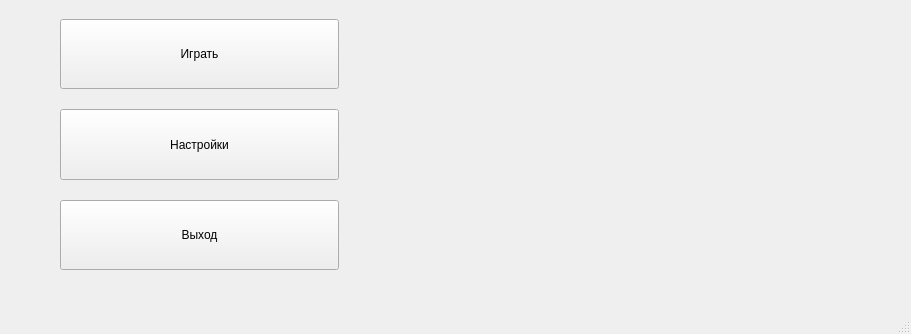
<?xml version="1.0" encoding="UTF-8"?>
<ui version="4.0">
 <class>MainWindow</class>
 <widget class="QMainWindow" name="MainWindow">
  <property name="geometry">
   <rect>
    <x>0</x>
    <y>0</y>
    <width>911</width>
    <height>334</height>
   </rect>
  </property>
  <property name="windowTitle">
   <string>MainWindow</string>
  </property>
  <widget class="QWidget" name="centralwidget">
   <layout class="QVBoxLayout" name="verticalLayout_3">
    <item>
     <widget class="QStackedWidget" name="Screens">
      <property name="toolTipDuration">
       <number>-1</number>
      </property>
      <property name="autoFillBackground">
       <bool>true</bool>
      </property>
      <widget class="QWidget" name="MainScreen">
       <widget class="QWidget" name="gridLayoutWidget_2">
        <property name="geometry">
         <rect>
          <x>50</x>
          <y>10</y>
          <width>281</width>
          <height>251</height>
         </rect>
        </property>
        <layout class="QGridLayout" name="MenuButtons">
         <property name="sizeConstraint">
          <enum>QLayout::SetMinimumSize</enum>
         </property>
         <property name="verticalSpacing">
          <number>20</number>
         </property>
         <item row="3" column="0">
          <widget class="QPushButton" name="ExitButton">
           <property name="sizePolicy">
            <sizepolicy hsizetype="Minimum" vsizetype="Minimum">
             <horstretch>0</horstretch>
             <verstretch>0</verstretch>
            </sizepolicy>
           </property>
           <property name="text">
            <string>Выход</string>
           </property>
          </widget>
         </item>
         <item row="0" column="0">
          <widget class="QPushButton" name="PlayButton">
           <property name="sizePolicy">
            <sizepolicy hsizetype="Minimum" vsizetype="Minimum">
             <horstretch>0</horstretch>
             <verstretch>0</verstretch>
            </sizepolicy>
           </property>
           <property name="text">
            <string>Играть</string>
           </property>
          </widget>
         </item>
         <item row="2" column="0">
          <widget class="QPushButton" name="SettingsButton">
           <property name="sizePolicy">
            <sizepolicy hsizetype="Minimum" vsizetype="Minimum">
             <horstretch>0</horstretch>
             <verstretch>0</verstretch>
            </sizepolicy>
           </property>
           <property name="maximumSize">
            <size>
             <width>279</width>
             <height>16777215</height>
            </size>
           </property>
           <property name="text">
            <string>Настройки</string>
           </property>
          </widget>
         </item>
        </layout>
       </widget>
      </widget>
      <widget class="QWidget" name="SettingsScreen">
       <widget class="QPushButton" name="GetPath">
        <property name="geometry">
         <rect>
          <x>280</x>
          <y>40</y>
          <width>141</width>
          <height>51</height>
         </rect>
        </property>
        <property name="text">
         <string>PushButton</string>
        </property>
       </widget>
       <widget class="QTextEdit" name="DifficultyField">
        <property name="geometry">
         <rect>
          <x>40</x>
          <y>120</y>
          <width>201</width>
          <height>70</height>
         </rect>
        </property>
        <property name="font">
         <font>
          <family>0xProto Nerd Font</family>
          <pointsize>20</pointsize>
         </font>
        </property>
       </widget>
       <widget class="QLabel" name="path">
        <property name="geometry">
         <rect>
          <x>50</x>
          <y>30</y>
          <width>211</width>
          <height>61</height>
         </rect>
        </property>
        <property name="font">
         <font>
          <family>0xProto Nerd Font</family>
          <pointsize>15</pointsize>
         </font>
        </property>
        <property name="text">
         <string>None</string>
        </property>
       </widget>
       <widget class="QPushButton" name="ReturnToMainMenu">
        <property name="geometry">
         <rect>
          <x>760</x>
          <y>240</y>
          <width>81</width>
          <height>26</height>
         </rect>
        </property>
        <property name="text">
         <string>Обратно</string>
        </property>
       </widget>
       <widget class="QLabel" name="Options">
        <property name="geometry">
         <rect>
          <x>260</x>
          <y>100</y>
          <width>411</width>
          <height>131</height>
         </rect>
        </property>
        <property name="font">
         <font>
          <family>0xProto Nerd Font</family>
          <pointsize>20</pointsize>
         </font>
        </property>
        <property name="text">
         <string>None</string>
        </property>
       </widget>
       <widget class="QPushButton" name="SaveSettings">
        <property name="geometry">
         <rect>
          <x>40</x>
          <y>240</y>
          <width>81</width>
          <height>26</height>
         </rect>
        </property>
        <property name="text">
         <string>Применить</string>
        </property>
       </widget>
      </widget>
      <widget class="QWidget" name="GameMenu">
       <widget class="QWidget" name="verticalLayoutWidget_5">
        <property name="geometry">
         <rect>
          <x>630</x>
          <y>90</y>
          <width>191</width>
          <height>61</height>
         </rect>
        </property>
        <layout class="QVBoxLayout" name="verticalLayout_4">
         <item>
          <widget class="QPushButton" name="HumanComp">
           <property name="text">
            <string>Человек vs Компьютер</string>
           </property>
          </widget>
         </item>
        </layout>
       </widget>
       <widget class="QWidget" name="verticalLayoutWidget_6">
        <property name="geometry">
         <rect>
          <x>80</x>
          <y>90</y>
          <width>191</width>
          <height>61</height>
         </rect>
        </property>
        <layout class="QVBoxLayout" name="verticalLayout_5">
         <item>
          <widget class="QPushButton" name="CompHuman">
           <property name="text">
            <string>Компьютер vs  Человек</string>
           </property>
          </widget>
         </item>
        </layout>
       </widget>
      </widget>
      <widget class="QWidget" name="PlayScreen">
       <widget class="QWidget" name="verticalLayoutWidget_2">
        <property name="geometry">
         <rect>
          <x>590</x>
          <y>0</y>
          <width>221</width>
          <height>261</height>
         </rect>
        </property>
        <layout class="QVBoxLayout" name="Widget">
         <item>
          <widget class="QStackedWidget" name="Animate">
           <property name="currentIndex">
            <number>0</number>
           </property>
           <widget class="QWidget" name="page_1">
            <widget class="QLabel" name="label">
             <property name="geometry">
              <rect>
               <x>0</x>
               <y>0</y>
               <width>259</width>
               <height>296</height>
              </rect>
             </property>
             <property name="font">
              <font>
               <family>0xProto Nerd Font</family>
               <pointsize>20</pointsize>
              </font>
             </property>
             <property name="text">
              <string>&lt;html lang=&quot;en&quot;&gt;
&lt;head&gt;
    &lt;meta charset=&quot;UTF-8&quot;&gt;
    &lt;meta name=&quot;viewport&quot; content=&quot;width=device-width, initial-scale=1.0&quot;&gt;
    &lt;title&gt;ASCII Art in HTML&lt;/title&gt;
&lt;/head&gt;
&lt;body&gt;
    &lt;pre&gt;
     _______
     |    \|
           |
           |
           |
          /|
  ===========
    &lt;/pre&gt;
&lt;/body&gt;
&lt;/html&gt;</string>
             </property>
            </widget>
           </widget>
           <widget class="QWidget" name="page_2">
            <widget class="QLabel" name="label_3">
             <property name="geometry">
              <rect>
               <x>0</x>
               <y>0</y>
               <width>259</width>
               <height>296</height>
              </rect>
             </property>
             <property name="font">
              <font>
               <family>0xProto Nerd Font</family>
               <pointsize>20</pointsize>
              </font>
             </property>
             <property name="text">
              <string>&lt;html lang=&quot;en&quot;&gt;
&lt;head&gt;
    &lt;meta charset=&quot;UTF-8&quot;&gt;
    &lt;meta name=&quot;viewport&quot; content=&quot;width=device-width, initial-scale=1.0&quot;&gt;
    &lt;title&gt;ASCII Art in HTML&lt;/title&gt;
&lt;/head&gt;
&lt;body&gt;
    &lt;pre&gt;
     _______
     |    \|
     O     |
           |
           |
          /|
  ===========
    &lt;/pre&gt;
&lt;/body&gt;
&lt;/html&gt;</string>
             </property>
            </widget>
           </widget>
           <widget class="QWidget" name="page_3">
            <widget class="QLabel" name="label_9">
             <property name="geometry">
              <rect>
               <x>0</x>
               <y>0</y>
               <width>259</width>
               <height>261</height>
              </rect>
             </property>
             <property name="font">
              <font>
               <family>0xProto Nerd Font</family>
               <pointsize>20</pointsize>
              </font>
             </property>
             <property name="text">
              <string>&lt;html lang=&quot;en&quot;&gt;
&lt;head&gt;
    &lt;meta charset=&quot;UTF-8&quot;&gt;
    &lt;meta name=&quot;viewport&quot; content=&quot;width=device-width, initial-scale=1.0&quot;&gt;
    &lt;title&gt;ASCII Art in HTML&lt;/title&gt;
&lt;/head&gt;
&lt;body&gt;
    &lt;pre&gt;
     _______
     |    \|
     O     |
     |     |
           |
          /|
  ===========
    &lt;/pre&gt;
&lt;/body&gt;
&lt;/html&gt;</string>
             </property>
            </widget>
           </widget>
           <widget class="QWidget" name="page_4">
            <widget class="QLabel" name="label_8">
             <property name="geometry">
              <rect>
               <x>0</x>
               <y>0</y>
               <width>259</width>
               <height>296</height>
              </rect>
             </property>
             <property name="font">
              <font>
               <family>0xProto Nerd Font</family>
               <pointsize>20</pointsize>
              </font>
             </property>
             <property name="text">
              <string>&lt;html lang=&quot;en&quot;&gt;
&lt;head&gt;
    &lt;meta charset=&quot;UTF-8&quot;&gt;
    &lt;meta name=&quot;viewport&quot; content=&quot;width=device-width, initial-scale=1.0&quot;&gt;
    &lt;title&gt;ASCII Art in HTML&lt;/title&gt;
&lt;/head&gt;
&lt;body&gt;
    &lt;pre&gt;
     _______
     |    \|
     O     |
    /|     |
           |
          /|
  ===========
    &lt;/pre&gt;
&lt;/body&gt;
&lt;/html&gt;</string>
             </property>
            </widget>
           </widget>
           <widget class="QWidget" name="page_5">
            <widget class="QLabel" name="label_7">
             <property name="geometry">
              <rect>
               <x>0</x>
               <y>0</y>
               <width>259</width>
               <height>296</height>
              </rect>
             </property>
             <property name="font">
              <font>
               <family>0xProto Nerd Font</family>
               <pointsize>20</pointsize>
              </font>
             </property>
             <property name="text">
              <string>&lt;html lang=&quot;en&quot;&gt;
&lt;head&gt;
    &lt;meta charset=&quot;UTF-8&quot;&gt;
    &lt;meta name=&quot;viewport&quot; content=&quot;width=device-width, initial-scale=1.0&quot;&gt;
    &lt;title&gt;ASCII Art in HTML&lt;/title&gt;
&lt;/head&gt;
&lt;body&gt;
    &lt;pre&gt;
     _______
     |    \|
     O     |
    /|\    |
           |
          /|
  ===========
    &lt;/pre&gt;
&lt;/body&gt;
&lt;/html&gt;</string>
             </property>
            </widget>
           </widget>
           <widget class="QWidget" name="page_6">
            <widget class="QLabel" name="label_6">
             <property name="geometry">
              <rect>
               <x>0</x>
               <y>0</y>
               <width>259</width>
               <height>296</height>
              </rect>
             </property>
             <property name="font">
              <font>
               <family>0xProto Nerd Font</family>
               <pointsize>20</pointsize>
              </font>
             </property>
             <property name="text">
              <string>&lt;html lang=&quot;en&quot;&gt;
&lt;head&gt;
    &lt;meta charset=&quot;UTF-8&quot;&gt;
    &lt;meta name=&quot;viewport&quot; content=&quot;width=device-width, initial-scale=1.0&quot;&gt;
    &lt;title&gt;ASCII Art in HTML&lt;/title&gt;
&lt;/head&gt;
&lt;body&gt;
    &lt;pre&gt;
     _______
     |    \|
     O     |
    /|\    |
    /      |
          /|
  ===========
    &lt;/pre&gt;
&lt;/body&gt;
&lt;/html&gt;</string>
             </property>
            </widget>
           </widget>
           <widget class="QWidget" name="page_7">
            <widget class="QLabel" name="label_5">
             <property name="geometry">
              <rect>
               <x>0</x>
               <y>0</y>
               <width>259</width>
               <height>296</height>
              </rect>
             </property>
             <property name="font">
              <font>
               <family>0xProto Nerd Font</family>
               <pointsize>20</pointsize>
              </font>
             </property>
             <property name="text">
              <string>&lt;html lang=&quot;en&quot;&gt;
&lt;head&gt;
    &lt;meta charset=&quot;UTF-8&quot;&gt;
    &lt;meta name=&quot;viewport&quot; content=&quot;width=device-width, initial-scale=1.0&quot;&gt;
    &lt;title&gt;ASCII Art in HTML&lt;/title&gt;
&lt;/head&gt;
&lt;body&gt;
    &lt;pre&gt;
     _______
     |    \|
     O     |
    /|\    |
    / \    |
          /|
  ===========
    &lt;/pre&gt;
&lt;/body&gt;
&lt;/html&gt;</string>
             </property>
            </widget>
           </widget>
          </widget>
         </item>
        </layout>
       </widget>
       <widget class="QWidget" name="verticalLayoutWidget">
        <property name="geometry">
         <rect>
          <x>60</x>
          <y>10</y>
          <width>271</width>
          <height>80</height>
         </rect>
        </property>
        <layout class="QVBoxLayout" name="verticalLayout">
         <item>
          <widget class="QLabel" name="label_2">
           <property name="font">
            <font>
             <family>0xProto Nerd Font</family>
             <pointsize>20</pointsize>
            </font>
           </property>
           <property name="text">
            <string>TextLabel</string>
           </property>
          </widget>
         </item>
        </layout>
       </widget>
       <widget class="QWidget" name="verticalLayoutWidget_3">
        <property name="geometry">
         <rect>
          <x>60</x>
          <y>160</y>
          <width>269</width>
          <height>78</height>
         </rect>
        </property>
        <layout class="QVBoxLayout" name="verticalLayout_2">
         <item>
          <widget class="QTextEdit" name="textEdit">
           <property name="font">
            <font>
             <family>0xProto Nerd Font</family>
             <pointsize>20</pointsize>
            </font>
           </property>
          </widget>
         </item>
        </layout>
       </widget>
      </widget>
      <widget class="QWidget" name="Plays">
       <widget class="QWidget" name="verticalLayoutWidget_4">
        <property name="geometry">
         <rect>
          <x>630</x>
          <y>0</y>
          <width>221</width>
          <height>261</height>
         </rect>
        </property>
        <layout class="QVBoxLayout" name="Widget_2">
         <item>
          <widget class="QStackedWidget" name="Animate_2">
           <property name="currentIndex">
            <number>0</number>
           </property>
           <widget class="QWidget" name="page_8">
            <widget class="QLabel" name="label_4">
             <property name="geometry">
              <rect>
               <x>-10</x>
               <y>-10</y>
               <width>259</width>
               <height>296</height>
              </rect>
             </property>
             <property name="font">
              <font>
               <family>0xProto Nerd Font</family>
               <pointsize>20</pointsize>
              </font>
             </property>
             <property name="text">
              <string>&lt;html lang=&quot;en&quot;&gt;
&lt;head&gt;
    &lt;meta charset=&quot;UTF-8&quot;&gt;
    &lt;meta name=&quot;viewport&quot; content=&quot;width=device-width, initial-scale=1.0&quot;&gt;
    &lt;title&gt;ASCII Art in HTML&lt;/title&gt;
&lt;/head&gt;
&lt;body&gt;
    &lt;pre&gt;
     _______
     |    \|
           |
           |
           |
          /|
  ===========
    &lt;/pre&gt;
&lt;/body&gt;
&lt;/html&gt;</string>
             </property>
            </widget>
           </widget>
           <widget class="QWidget" name="page_9">
            <widget class="QLabel" name="label_10">
             <property name="geometry">
              <rect>
               <x>0</x>
               <y>0</y>
               <width>259</width>
               <height>296</height>
              </rect>
             </property>
             <property name="font">
              <font>
               <family>0xProto Nerd Font</family>
               <pointsize>20</pointsize>
              </font>
             </property>
             <property name="text">
              <string>&lt;html lang=&quot;en&quot;&gt;
&lt;head&gt;
    &lt;meta charset=&quot;UTF-8&quot;&gt;
    &lt;meta name=&quot;viewport&quot; content=&quot;width=device-width, initial-scale=1.0&quot;&gt;
    &lt;title&gt;ASCII Art in HTML&lt;/title&gt;
&lt;/head&gt;
&lt;body&gt;
    &lt;pre&gt;
     _______
     |    \|
     O     |
           |
           |
          /|
  ===========
    &lt;/pre&gt;
&lt;/body&gt;
&lt;/html&gt;</string>
             </property>
            </widget>
           </widget>
           <widget class="QWidget" name="page_10">
            <widget class="QLabel" name="label_11">
             <property name="geometry">
              <rect>
               <x>0</x>
               <y>0</y>
               <width>259</width>
               <height>261</height>
              </rect>
             </property>
             <property name="font">
              <font>
               <family>0xProto Nerd Font</family>
               <pointsize>20</pointsize>
              </font>
             </property>
             <property name="text">
              <string>&lt;html lang=&quot;en&quot;&gt;
&lt;head&gt;
    &lt;meta charset=&quot;UTF-8&quot;&gt;
    &lt;meta name=&quot;viewport&quot; content=&quot;width=device-width, initial-scale=1.0&quot;&gt;
    &lt;title&gt;ASCII Art in HTML&lt;/title&gt;
&lt;/head&gt;
&lt;body&gt;
    &lt;pre&gt;
     _______
     |    \|
     O     |
     |     |
           |
          /|
  ===========
    &lt;/pre&gt;
&lt;/body&gt;
&lt;/html&gt;</string>
             </property>
            </widget>
           </widget>
           <widget class="QWidget" name="page_11">
            <widget class="QLabel" name="label_12">
             <property name="geometry">
              <rect>
               <x>0</x>
               <y>0</y>
               <width>259</width>
               <height>296</height>
              </rect>
             </property>
             <property name="font">
              <font>
               <family>0xProto Nerd Font</family>
               <pointsize>20</pointsize>
              </font>
             </property>
             <property name="text">
              <string>&lt;html lang=&quot;en&quot;&gt;
&lt;head&gt;
    &lt;meta charset=&quot;UTF-8&quot;&gt;
    &lt;meta name=&quot;viewport&quot; content=&quot;width=device-width, initial-scale=1.0&quot;&gt;
    &lt;title&gt;ASCII Art in HTML&lt;/title&gt;
&lt;/head&gt;
&lt;body&gt;
    &lt;pre&gt;
     _______
     |    \|
     O     |
    /|     |
           |
          /|
  ===========
    &lt;/pre&gt;
&lt;/body&gt;
&lt;/html&gt;</string>
             </property>
            </widget>
           </widget>
           <widget class="QWidget" name="page_12">
            <widget class="QLabel" name="label_13">
             <property name="geometry">
              <rect>
               <x>0</x>
               <y>0</y>
               <width>259</width>
               <height>296</height>
              </rect>
             </property>
             <property name="font">
              <font>
               <family>0xProto Nerd Font</family>
               <pointsize>20</pointsize>
              </font>
             </property>
             <property name="text">
              <string>&lt;html lang=&quot;en&quot;&gt;
&lt;head&gt;
    &lt;meta charset=&quot;UTF-8&quot;&gt;
    &lt;meta name=&quot;viewport&quot; content=&quot;width=device-width, initial-scale=1.0&quot;&gt;
    &lt;title&gt;ASCII Art in HTML&lt;/title&gt;
&lt;/head&gt;
&lt;body&gt;
    &lt;pre&gt;
     _______
     |    \|
     O     |
    /|\    |
           |
          /|
  ===========
    &lt;/pre&gt;
&lt;/body&gt;
&lt;/html&gt;</string>
             </property>
            </widget>
           </widget>
           <widget class="QWidget" name="page_13">
            <widget class="QLabel" name="label_14">
             <property name="geometry">
              <rect>
               <x>0</x>
               <y>0</y>
               <width>259</width>
               <height>296</height>
              </rect>
             </property>
             <property name="font">
              <font>
               <family>0xProto Nerd Font</family>
               <pointsize>20</pointsize>
              </font>
             </property>
             <property name="text">
              <string>&lt;html lang=&quot;en&quot;&gt;
&lt;head&gt;
    &lt;meta charset=&quot;UTF-8&quot;&gt;
    &lt;meta name=&quot;viewport&quot; content=&quot;width=device-width, initial-scale=1.0&quot;&gt;
    &lt;title&gt;ASCII Art in HTML&lt;/title&gt;
&lt;/head&gt;
&lt;body&gt;
    &lt;pre&gt;
     _______
     |    \|
     O     |
    /|\    |
    /      |
          /|
  ===========
    &lt;/pre&gt;
&lt;/body&gt;
&lt;/html&gt;</string>
             </property>
            </widget>
           </widget>
           <widget class="QWidget" name="page_14">
            <widget class="QLabel" name="label_15">
             <property name="geometry">
              <rect>
               <x>0</x>
               <y>0</y>
               <width>259</width>
               <height>296</height>
              </rect>
             </property>
             <property name="font">
              <font>
               <family>0xProto Nerd Font</family>
               <pointsize>20</pointsize>
              </font>
             </property>
             <property name="text">
              <string>&lt;html lang=&quot;en&quot;&gt;
&lt;head&gt;
    &lt;meta charset=&quot;UTF-8&quot;&gt;
    &lt;meta name=&quot;viewport&quot; content=&quot;width=device-width, initial-scale=1.0&quot;&gt;
    &lt;title&gt;ASCII Art in HTML&lt;/title&gt;
&lt;/head&gt;
&lt;body&gt;
    &lt;pre&gt;
     _______
     |    \|
     O     |
    /|\    |
    / \    |
          /|
  ===========
    &lt;/pre&gt;
&lt;/body&gt;
&lt;/html&gt;</string>
             </property>
            </widget>
           </widget>
          </widget>
         </item>
        </layout>
       </widget>
       <widget class="QLabel" name="label_16">
        <property name="geometry">
         <rect>
          <x>70</x>
          <y>200</y>
          <width>251</width>
          <height>61</height>
         </rect>
        </property>
        <property name="font">
         <font>
          <family>0xProto Nerd Font</family>
          <pointsize>20</pointsize>
         </font>
        </property>
        <property name="text">
         <string>TextLabel</string>
        </property>
       </widget>
       <widget class="QTextEdit" name="textEdit_3">
        <property name="geometry">
         <rect>
          <x>70</x>
          <y>40</y>
          <width>221</width>
          <height>70</height>
         </rect>
        </property>
        <property name="font">
         <font>
          <family>0xProto Nerd Font</family>
          <pointsize>20</pointsize>
         </font>
        </property>
       </widget>
      </widget>
     </widget>
    </item>
   </layout>
  </widget>
  <widget class="QMenuBar" name="menubar">
   <property name="geometry">
    <rect>
     <x>0</x>
     <y>0</y>
     <width>911</width>
     <height>23</height>
    </rect>
   </property>
  </widget>
  <widget class="QStatusBar" name="statusbar"/>
 </widget>
 <resources/>
 <connections>
  <connection>
   <sender>GetPath</sender>
   <signal>clicked()</signal>
   <receiver>path</receiver>
   <slot>clear()</slot>
   <hints>
    <hint type="sourcelabel">
     <x>269</x>
     <y>91</y>
    </hint>
    <hint type="destinationlabel">
     <x>200</x>
     <y>90</y>
    </hint>
   </hints>
  </connection>
 </connections>
</ui>
